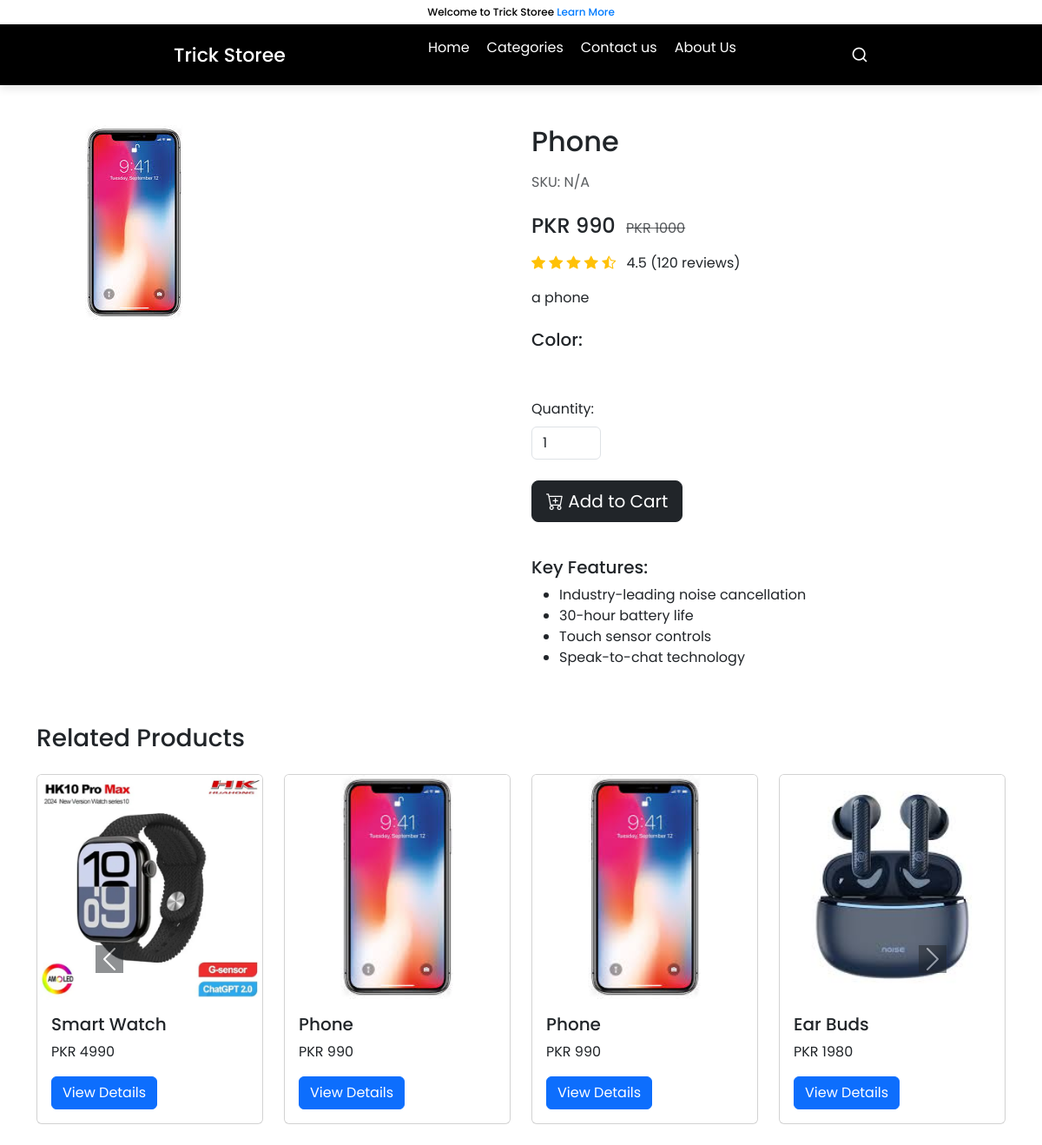
/products/4/1/, run on the app's committed database.
### ecom/models.py (models this page shows, shortened)
class Product(models.Model):
    name = models.CharField(max_length=100)
    product_image = models.ImageField(upload_to='product_image/', null=True, blank=True, default="-")
    additional_image1 = models.ImageField(upload_to='product_image/other/', null=True, blank=True)
    additional_image2 = models.ImageField(upload_to='product_image/other/', null=True, blank=True)
    additional_image3 = models.ImageField(upload_to='product_image/other/', null=True, blank=True)
    additional_image4 = models.ImageField(upload_to='product_image/other/', null=True, blank=True)
    price = models.PositiveIntegerField()
    discount = models.PositiveIntegerField(null=True, blank=True, help_text="Discount percentage")
    description = models.TextField(max_length=1000)
    short_description = models.TextField(max_length=100, null=True)
    stock = models.PositiveIntegerField(default=0)
    category = models.ForeignKey(Category, on_delete=models.CASCADE, related_name='products', default=1)
    sub_category = models.ForeignKey(Sub_category, on_delete=models.CASCADE, related_name='products', default=1)
    is_digital = models.BooleanField(default=False)
    featured = models.BooleanField(default=False)
    popular = models.BooleanField(default=False)
    colors = models.ManyToManyField(Color, blank=True, related_name='products')  # Added color options
    def final_price(self):
        if self.discount:
            return self.price - self.discount
        return self.price

### ecom/views.py (the view)
# urls.py: path('products/<int:product_id>/<int:sub_category_id>/', views.product_detail, name='product_detail'),
def product_detail(request, product_id, sub_category_id):
    product = get_object_or_404(Product, id=product_id)
    related_products = Product.objects.filter(sub_category=product.sub_category).exclude(id=product_id)[:4]  # Get related products
    sub_category_products = {
        sub_category_id: related_products
    }
    context = {
        'product': product,
        'related_products': related_products,  # Include grouped products
    }
    return render(request, 'ecom/viewmore.html', context)

### ecom/context_processors.py (called while the page is built)
def categories_context(request):
    categories = Category.objects.prefetch_related('sub_category').all()
    return {'categories': categories}

### templates/ecom/viewmore.html (shortened to what this page needs)
{% load static %}
{% load cart_filters %}
<!DOCTYPE html>
<html lang="en">
<head>
    <link href="https://cdn.jsdelivr.net/npm/bootstrap@5.3.0/dist/css/bootstrap.min.css" rel="stylesheet">
    <link rel="stylesheet" href="https://cdnjs.cloudflare.com/ajax/libs/font-awesome/6.0.0-beta3/css/all.min.css">
    <link rel="stylesheet" href="https://cdn.jsdelivr.net/npm/bootstrap-icons@1.7.2/font/bootstrap-icons.css">
<link href="https://cdn.jsdelivr.net/npm/bootstrap@5.3.0-alpha1/dist/css/bootstrap.min.css" rel="stylesheet">
</head>
{% include "ecom/navbar.html" %}
<br><br><br><br>
<body>
<div class="container mt-5">
    <div class="row">
        <div class="col-md-6 mb-4">
            <img src="{% static product.product_image.url %}" alt="{{ product.name }}" class="img-fluid rounded mb-3 product-image" id="mainImage">
        </div>
        <div class="col-md-6">
            <h2 class="mb-3">{{ product.name }}</h2>
            <p class="text-muted mb-4">SKU: {{ product.sku|default:"N/A" }}</p>
            <div class="mb-3">
                {% if product.discount %}
                    <span class="h4 me-2">PKR {{ product.final_price }}</span>
                    <span class="text-muted"><s>PKR {{ product.price }}</s></span>
                {% else %}
                    <span class="h4 me-2">PKR {{ product.price }}</span>
                {% endif %}
            </div>
            <div class="mb-3">
                <i class="bi bi-star-fill text-warning"></i>
                <i class="bi bi-star-fill text-warning"></i>
                <i class="bi bi-star-fill text-warning"></i>
                <i class="bi bi-star-fill text-warning"></i>
                <i class="bi bi-star-half text-warning"></i>
                <span class="ms-2">4.5 (120 reviews)</span>
            </div>
            <p class="mb-4">{{ product.description|default:"No description available." }}</p>
            <div class="mb-4">
                <h5>Color:</h5>
            </div>
            <form method="POST" action="{% url 'add-to-cart' product.id %}">
                <div class="mb-4">
                    <label for="quantity" class="form-label">Quantity:</label>
                    <input type="number" name="quantity" class="form-control" id="quantity" value="1" min="1" style="width: 80px;">
                </div>
                <button type="submit" class="btn btn-dark btn-lg mb-3 me-2">
                    <i class="bi bi-cart-plus"></i> Add to Cart
                </button>
            </form>
            <div class="mt-4">
                <h5>Key Features:</h5>
                <ul>
                    <li>Industry-leading noise cancellation</li>
                    <li>30-hour battery life</li>
                    <li>Touch sensor controls</li>
                    <li>Speak-to-chat technology</li>
                </ul>
            </div>
        </div>
    </div>
    <div class="mt-5">
        <h3 class="mb-4">Related Products</h3>
        <div class="carousel slide" id="relatedProductsCarousel" data-bs-ride="carousel">
            <div class="carousel-inner">
                <div class="carousel-item active">
                    <div class="row justify-content-center">
                        {% for product in related_products %}
                            <div class="col-lg-3 col-md-4 col-6 mb-4">
                                <div class="card">
                                    <img src="{% static product.product_image.url %}" class="card-img-top" alt="{{ product.name }}">
                                    <div class="card-body">
                                        <h5 class="card-title">{{ product.name }}</h5>
                                        <p class="card-text">
                                            {% if product.discount %}
                                                PKR {{ product.final_price }}
                                            {% else %}
                                                PKR {{ product.price }}
                                            {% endif %}
                                        </p>
                                        <a href="{% url 'product-detail' product.id %}" class="btn btn-primary">View Details</a>
                                    </div>
                                </div>
                            </div>
                        {% endfor %}
                    </div>
                </div>
            </div>
            <button class="carousel-control-prev" type="button" data-bs-target="#relatedProductsCarousel" data-bs-slide="prev">
                <span class="carousel-control-prev-icon bg-dark" aria-hidden="true"></span>
            </button>
            <button class="carousel-control-next" type="button" data-bs-target="#relatedProductsCarousel" data-bs-slide="next">
                <span class="carousel-control-next-icon bg-dark" aria-hidden="true"></span>
            </button>
        </div>
    </div>
</div>
</body>
</html>

### templates/ecom/navbar.html (style rules this page uses)
* { box-sizing: border-box; font-family: "Poppins", sans-serif; }
a { color: #fff; text-decoration: none; }

### templates/ecom/viewmore.html (style rules this page uses)
.product-image { max-height: 400px; object-fit: cover; }

### data on the page
Product: product_image (picture), name "Phone", final_price "990", price "1000", description "a phone"
Product: product_image (picture), name "Smart Watch", final_price "4990"
Product: product_image (picture), name "Phone", final_price "990"
Product: product_image (picture), name "Phone", final_price "990"
Product: product_image (picture), name "Ear Buds", final_price "1980"

### other printed values
{{ product.sku|default:"N/A" }} "N/A"
